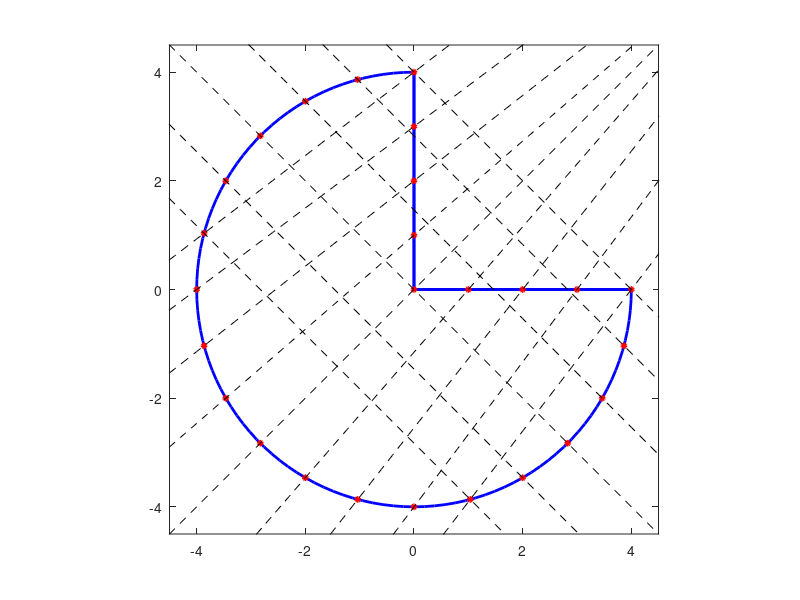
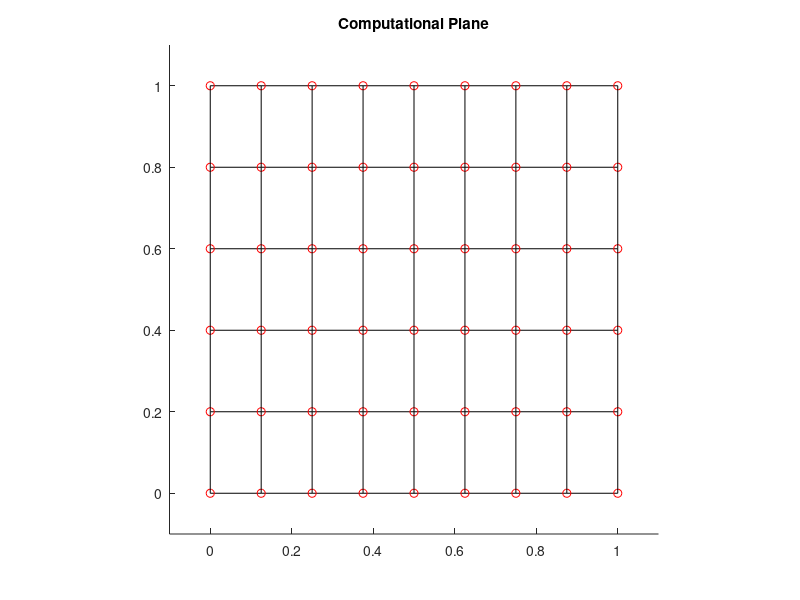
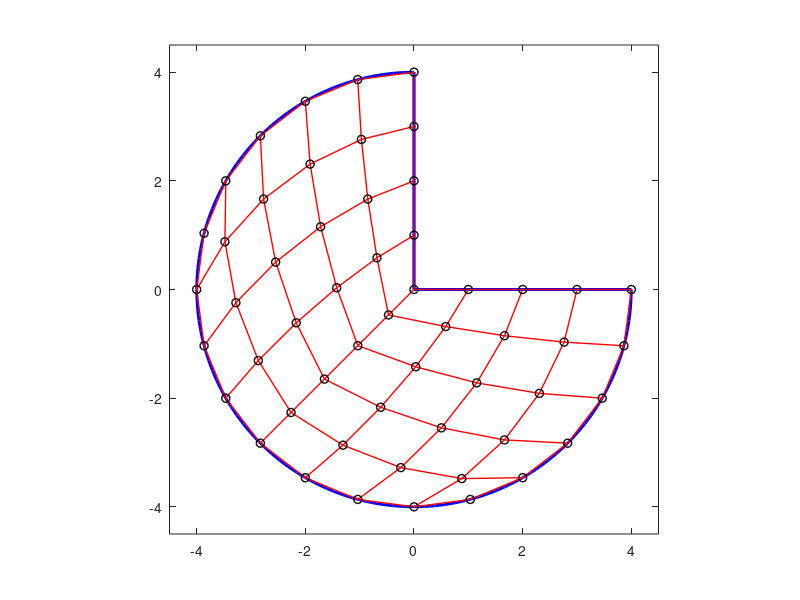

Write the MATLAB code that produced these figures, in order.
%% Question 5 a
clear all;
clc;

% Define radius and center of the circle
radius = 4; % cm
center = [0, 0]; % Center coordinates (x, y)

% Define angles for plotting (from 90 to 270 degrees)
theta = linspace(pi/2, 2*pi, 100); % Angles in radians

% Generate x and y coordinates for the circle
x_circle = center(1) + radius * cos(theta);
y_circle = center(2) + radius * sin(theta);

% Plot the circle
figure;
plot(x_circle, y_circle, 'b', 'LineWidth', 2);
hold on;

% Generate x and y coordinates for the straight line representing the cut-off
x_line = [0, radius];
y_line = [radius, 0];

% Plot the straight line
plot(zeros(length(x_line)), x_line, 'b', 'LineWidth', 2);
plot(y_line,zeros(length(y_line)), 'b', 'LineWidth', 2);

% adding the points at 15 degree
theta_2 =pi/2:pi/12:2*pi;
x_points = center(1) + radius * cos(theta_2);
y_points = center(2) + radius * sin(theta_2);
% adding verical points as well 
x_points=[x_points 3 2 1 0 0 0 0];
y_points=[y_points 0 0 0 0 1 2 3];
plot(x_points, y_points, 'or', 'MarkerFaceColor', 'r', 'MarkerSize', 3, 'LineWidth', 2);

points=[x_points;y_points]';
hold on;
for i = 1:6
  % Extract points for current line
  x1 = x_points(6-i+1);
  y1 = y_points(6-i+1);
  x2 = x_points(14+i-1);
  y2 = y_points(14+i-1);

  % Calculate slope (m) and y-intercept (c) for the line equation y = mx +c
  m = (y2 - y1) / (x2 - x1);
  c = y1 - m*x1;
 horz_line(i,:)=[m c];
 x=-5:0.1:5;
 y=m.*x+c;
 plot(x,y,'--k','LineWidth',0.1)
 M(:, 1, i) = x;  % Store x values in the first column
 M(:, 2, i) = y;   % Store y values in the second column
end
for i=1:8
    % along line AI 
   
    % Extract points for current line
  x1 = x_points(14-i+1);
  y1 = y_points(14-i+1);
  x2 = x_points(19+i-1);
  y2 = y_points(19+i-1);

  % Calculate slope (m) and y-intercept (c) for the line equation y = mx +c
  m = (y2 - y1) / (x2 - x1);
  c = y1 - m*x1;
 vert_line(i,:)=[m c];
  x=-5:0.1:5;
 y=m.*x+c;
 plot(x,y,'--k','LineWidth',0.1)
 N(:, 1, i) = x;  % Store x values in the first column
 N(:, 2, i) = y;   % Store y values in the second column
end
 cx=[x_points(6),x_points(1)];
 cy=[y_points(6),y_points(1)];
 % Calculate slope (m) and y-intercept (c) for the line equation y = mx +c
 mc= ((cy(2) - cy(1)) / (cx(2) - cx(1)));
 cc= cy(1) - mc*cx(1);
 vert_line(end+1,:)=[mc cc];
 ccx=-5:0.1:5;
 ccy=mc.*ccx+cc;
 plot(ccx,ccy,'--k','LineWidth',0.1)
 N(:, 1, 9) = ccx;  % Store x values in the first column
 N(:, 2,9) = ccy;   % Store y values in the second column


% Initialize an array to store the intersection points
intersection_points = zeros(size(horz_line, 1), size(vert_line, 1), 2); % Rows correspond to horizontal lines, columns to vertical lines

% Calculate intersection points
for i = 1:size(horz_line, 1)
    for j = 1:size(vert_line, 1)
        % Extract slopes and intercepts for the current horizontal and vertical lines
        m_horz = horz_line(i, 1);
        c_horz = horz_line(i, 2);
        m_vert = vert_line(j, 1);
        c_vert = vert_line(j, 2);
        
        % Calculate x-coordinate of the intersection point
        x_intersect = (c_vert - c_horz) / (m_horz - m_vert);
        
        % Calculate y-coordinate of the intersection point
        y_intersect = m_horz * x_intersect + c_horz;
        
        % Store the intersection point
        intersection_points(i, j, 1) = x_intersect;
        intersection_points(i, j, 2) = y_intersect;
    end
    % plot(intersection_points(i,:,2),intersection_points(i,:,1),'ok')

end

 % Adjust plot limits and aspect ratio
axis equal;
xlim([-radius - 0.5, radius + 0.5]);
ylim([-radius - 0.5, radius + 0.5]);
%%
% Creating the computational plane
psi=linspace(0,1,9);
eta=linspace(0,1,6);
comp_points(:,:,1)=psi.*ones(6,9);
comp_points(:,:,2)=eta'.*ones(6,9);
figure;
title("Computational Plane")
hold on;
for i=1:6
    % x1=comp_points(i,1,1);
    % y1=comp_points(i,1,2);
    % x2=comp_points(i,6,1);
    % y2=comp_points(i,6,2);
    plot(comp_points(i,:,1),comp_points(i,:,2),'k');
    plot(comp_points(i,:,1),comp_points(i,:,2),'or');
end
for i=1:9
    plot(comp_points(:,i,1),comp_points(:,i,2),'k');
end
 % Adjust plot limits and aspect ratio
axis equal;
xlim([-0.1, 1.1]);
ylim([-0.1,1.1]);
%%
% Calculating the corrected coordinates along eta ie horizontal lines
% Plot the circle
figure;
plot(x_circle, y_circle, 'b', 'LineWidth', 2);
hold on;
% Plot the straight line
plot(zeros(length(x_line)), x_line, 'b', 'LineWidth', 2);
plot(y_line,zeros(length(y_line)), 'b', 'LineWidth', 2);

for i=9:-1:2
    x1 = x_points(14-(9-i));
    y1 = y_points(14-(9-i));
    x2 = x_points(19+(9-i));
    y2 = y_points(19+(9-i));
    % target - actual 
    dxlv(i)=x1-intersection_points(1,i,2);
    dylv(i)=y1-intersection_points(1,i,1);
    dxrv(i)=x2-intersection_points(6,i,2);
    dyrv(i)=y2-intersection_points(6,i,1);
end
dxlv(1)=cx(1)-intersection_points(1,1,2);
dylv(1)=cy(1)-intersection_points(1,1,1);
dxrv(1)=cx(2)-intersection_points(6,1,2);
dyrv(1)=cy(2)-intersection_points(6,1,1);
Dv=[dxlv' dylv' dxrv' dyrv'];

for i = 1:length(horz_line)
    for j = 1:length(vert_line)
        intersection_points_1(i,j,1)=intersection_points(i,j,2)+(1-eta(i))*dxlv(j)+(eta(i)*dxrv(j));
        intersection_points_1(i,j,2)=intersection_points(i,j,1)+(1-eta(i))*dylv(j)+(eta(i)*dyrv(j));
    end
    % plot(intersection_points_1(i,:,1),intersection_points_1(i,:,2),'ok')
    
end
 %Calculating the corrected coordinates along eta ie horizontal lines

for i=1:length(horz_line)
    x1 = x_points(6-i+1);
    y1 = y_points(6-i+1);
    x2 = x_points(14+i-1);
    y2 = y_points(14+i-1);
    % target - actual 
    dxl(i)=x1-intersection_points_1(i,1,1);
    dyl(i)=y1-intersection_points_1(i,1,2);
    dxr(i)=x2-intersection_points_1(i,9,1);
    dyr(i)=y2-intersection_points_1(i,9,2);
end
D=[dxl' dyl' dxr' dyr'];

for i = 1:length(vert_line)
    for j = 1:length(horz_line)
        intersection_points_2(j,i,1)=intersection_points_1(j,i,1)+(1-psi(i))*dxl(j)+(psi(i)*dxr(j));
        intersection_points_2(j,i,2)=intersection_points_1(j,i,2)+(1-psi(i))*dyl(j)+(psi(i)*dyr(j));
    end
    plot(intersection_points_2(:,i,1),intersection_points_2(:,i,2),'r','LineWidth',1)
end
for i = 1:length(horz_line)
     plot(intersection_points_2(i,:,1),intersection_points_2(i,:,2),'r','LineWidth',1)
     plot(intersection_points_2(i,:,1),intersection_points_2(i,:,2),'ok','LineWidth',1)
end

 % Adjust plot limits and aspect ratio
axis equal;
xlim([-radius - 0.5, radius + 0.5]);
ylim([-radius - 0.5, radius + 0.5]);

%% Question 5 b
% we have to find metrics of transformation at each internal gridpoint 4*7

for i=2:8
    for j=2:5
       
        dx1=(intersection_points_2(j,i,1)-intersection_points_2(j,i-1,1));
        dx2=(intersection_points_2(j,i+1,1)-intersection_points_2(j,i,1));
        
        dy1=(intersection_points_2(j,i,2)-intersection_points_2(j-1,i,2));
        dy2=(intersection_points_2(j+1,i,2)-intersection_points_2(j,i,2));

        psi_x(i-1,j-1)=((comp_points(j,i+1,1)*(dx1^2))-(comp_points(j,i-1,1)*(dx2^2))+(dx2^2-dx1^2)*comp_points(j,i,1))/(dx1*dx2*(dx1+dx2));
        psi_y(i-1,j-1)=((comp_points(j+1,i,1)*(dy1^2))-(comp_points(j-1,i,1)*(dy2^2))+(dy2^2-dy1^2)*comp_points(j,i,1))/(dy1*dy2*(dy1+dy2));
        eta_x(i-1,j-1)=((comp_points(j,i+1,2)*(dx1^2))-(comp_points(j,i-1,2)*(dx2^2))+(dx2^2-dx1^2)*comp_points(j,i,2))/(dx1*dx2*(dx1+dx2));
        eta_y(i-1,j-1)=((comp_points(j+1,i,2)*(dy1^2))-(comp_points(j-1,i,2)*(dy2^2))+(dy2^2-dy1^2)*comp_points(j,i,2))/(dy1*dy2*(dy1+dy2));
        
        psi_xx(i-1,j-1)=2*((comp_points(j,i+1,1)*(dx1))-(comp_points(j,i-1,1)*(dx2))-(dx2+dx1)*comp_points(j,i,1))/(dx1*dx2*(dx1+dx2));
        psi_yy(i-1,j-1)=2*((comp_points(j+1,i,1)*(dy1))-(comp_points(j-1,i,1)*(dy2))-(dy2+dy1)*comp_points(j,i,1))/(dy1*dy2*(dy1+dy2));
        eta_xx(i-1,j-1)=2*((comp_points(j,i+1,2)*(dx1))-(comp_points(j,i-1,2)*(dx2))-(dx2+dx1)*comp_points(j,i,2))/(dx1*dx2*(dx1+dx2));
        eta_yy(i-1,j-1)=2*((comp_points(j+1,i,2)*(dy1))-(comp_points(j-1,i,2)*(dy2))-(dy2+dy1)*comp_points(j,i,2))/(dy1*dy2*(dy1+dy2));
        
    end
end
psi_x=psi_x';
psi_y=psi_y';
eta_x=eta_x';
eta_y=eta_y';
psi_xx=psi_xx';
psi_yy=psi_yy';
eta_xx=eta_xx';
eta_yy=eta_yy';

%% Question 5c

% finding the coefficients 
a=psi_x.^2+psi_y.^2;
b=eta_x.^2+eta_y.^2;
c=2*(psi_x.*eta_x+psi_y.*eta_y);
d=psi_xx+psi_yy;
e=eta_xx+eta_yy;

